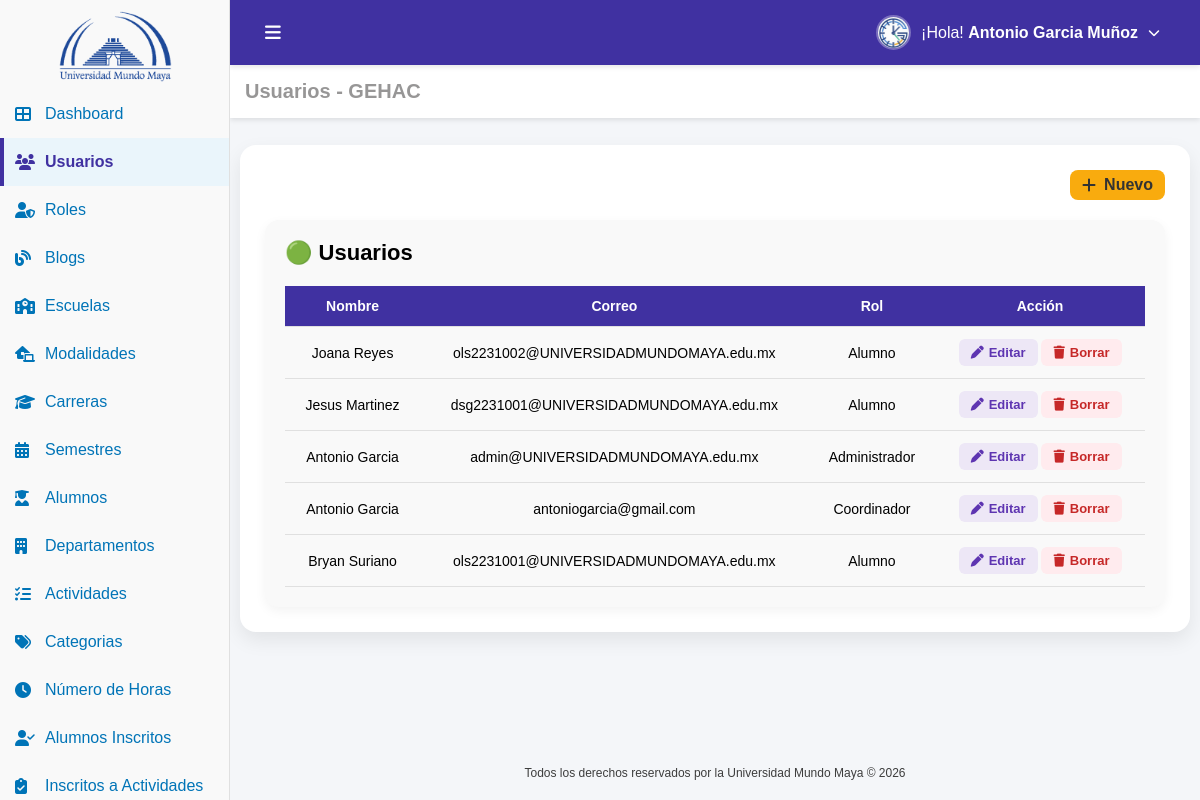
/usuarios.php (signed in), run on the app's committed database.
### tables this page shows
CREATE TABLE IF NOT EXISTS `usuario` (
  `id_usuario` int NOT NULL AUTO_INCREMENT,
  `nombre` varchar(100) NOT NULL,
  `nombre_s` varchar(100) DEFAULT NULL,
  `apellido_p` varchar(100) DEFAULT NULL,
  `apellido_m` varchar(100) DEFAULT NULL,
  `matricula` varchar(100) DEFAULT NULL,
  `estado` tinyint(1) NOT NULL DEFAULT '1',
  `correo` varchar(100) NOT NULL,
  `password` varchar(100) NOT NULL,
  `id_carrera` int DEFAULT NULL,
  `id_modalidad` int DEFAULT NULL,
  `id_rol` int DEFAULT NULL,
  `fecha_registro` datetime DEFAULT CURRENT_TIMESTAMP,
  PRIMARY KEY (`id_usuario`) USING BTREE,
  UNIQUE KEY `correo` (`correo`),
  KEY `fk_usuario_carrera` (`id_carrera`) USING BTREE,
  KEY `fk_usuario_modalidad` (`id_modalidad`) USING BTREE,
  KEY `fk_usuario_rol` (`id_rol`) USING BTREE,
  CONSTRAINT `fk_usuario_carrera` FOREIGN KEY (`id_carrera`) REFERENCES `carrera` (`id_carrera`),
  CONSTRAINT `fk_usuario_modalidad` FOREIGN KEY (`id_modalidad`) REFERENCES `modalidad` (`id_modalidad`),
  CONSTRAINT `fk_usuario_rol` FOREIGN KEY (`id_rol`) REFERENCES `rol` (`id_rol`)
);

CREATE TABLE IF NOT EXISTS `rol` (
  `id_rol` int NOT NULL AUTO_INCREMENT,
  `nombre` varchar(100) NOT NULL,
  `descripcion` varchar(250) DEFAULT NULL,
  `fecha_registro` datetime DEFAULT (now()),
  PRIMARY KEY (`id_rol`),
  UNIQUE KEY `nombre` (`nombre`)
);

### conf.php (called while the page is built, shortened)
<?php
function tiene_permiso($archivo_php, $accion = 'VER') {
    if (isset($_SESSION['permisos'][$archivo_php])) {
        return in_array($accion, $_SESSION['permisos'][$archivo_php]);
    }
    return false;
}

### auth.php (called while the page is built, shortened)
<?php
require_once('conf.php');
$id_usuario=$_SESSION['id_usuario'];
include('conexion.php');
$sql="
SELECT
u.nombre,
u.nombre_s,
u.apellido_p,
u.apellido_m,
u.correo,
u.id_rol,
u.id_carrera,
u.id_modalidad,
r.nombre AS rol
FROM usuario u
INNER JOIN rol r ON u.id_rol = r.id_rol
WHERE u.id_usuario=?
";
$stmt=$conn->prepare($sql);
$stmt->bind_param("i",$id_usuario);
$stmt->execute();
$result=$stmt->get_result();
if($result && $fila=$result->fetch_assoc()){
    $nombreCompleto=trim(
        $fila['nombre']." ".
        $fila['nombre_s']." ".
        $fila['apellido_p']." ".
        $fila['apellido_m']
    );
}else{
    $nombreCompleto="Usuario";
    $rol="Sin rol";
    $id_rol=0;
}
?>

### usuarios.php (the view, shortened to what this page needs)
<?php
include("auth.php");
include("conexion.php");
$sql = "SELECT a.id_usuario, a.nombre, a.apellido_p, a.correo,
               c.nombre AS rol
        FROM usuario a
        LEFT JOIN rol c ON a.id_rol = c.id_rol
        ORDER BY a.id_usuario DESC";
$result = $conn->query($sql);
$usuarios = [];
if($result && $result->num_rows > 0) {
    while($fila = $result->fetch_assoc()) {
        $usuarios[] = $fila;
    }
}
?>
<!DOCTYPE html>
<html lang="es">
<head>
    <link rel="stylesheet" href="css/usuarios.css">
    <link href="https://cdn.jsdelivr.net/npm/remixicon@4.5.0/fonts/remixicon.css" rel="stylesheet"/>
    <link rel="stylesheet" href="https://cdnjs.cloudflare.com/ajax/libs/font-awesome/6.5.0/css/all.min.css">
</head>
<body>
    <div class="sidebar" id="sidebar">
        <a href="dashboard.php" class="logo-link">
            <div class="logo-container">
                <img src="img/uni_4.png" alt="Logo UMMA" class="logo">
            </div>
        </a>
        <ul>
            <li>
                <a href="dashboard.php" >
                    <i class="fas fa-th-large" ></i>
                    <span> Dashboard</span>
                </a>
            </li>
            <?php if (tiene_permiso('usuarios.php', 'VER')): ?>
            <li>
                <a href="usuarios.php" class="active">
                    <i class="fas fa-users" style="color:#4031a1"></i>
                    <span>Usuarios</span>
                </a>
            </li>
            <?php endif; ?>
            <?php if (tiene_permiso('roles.php', 'VER')): ?>
            <li>
                <a href="roles.php">
                    <i class="fas fa-user-shield"></i>
                    <span>Roles</span>
                </a>
            </li>
            <?php endif; ?>
            <?php if (tiene_permiso('blogs.php', 'VER')): ?>
            <li>
                <a href="blogs.php">
                    <i class="fas fa-blog"></i>
                    <span>Blogs</span>
                </a>
            </li>
            <?php endif; ?>
            <?php if (tiene_permiso('escuelas.php', 'VER')): ?>
            <li>
                <a href="escuelas.php">
                    <i class="fas fa-school"></i>
                    <span>Escuelas</span>
                </a>
            </li>
            <?php endif; ?>
            <?php if (tiene_permiso('modalidades.php', 'VER')): ?>
            <li>
                <a href="modalidades.php">
                    <i class="fas fa-laptop-house"></i>
                    <span>Modalidades</span>
                </a>
            </li>
            <?php endif; ?>
            <?php if (tiene_permiso('carreras.php', 'VER')): ?>
            <li>
                <a href="carreras.php">
                    <i class="fas fa-graduation-cap"></i>
                    <span>Carreras</span>
                </a>
            </li>
            <?php endif; ?>
            <?php if (tiene_permiso('semestres.php', 'VER')): ?>
            <li>
                <a href="semestres.php">
                    <i class="fas fa-calendar-alt"></i>
                    <span>Semestres</span>
                </a>
            </li>
            <?php endif; ?>
            <?php if (tiene_permiso('alumnos.php', 'VER')): ?>
            <li>
                <a href="alumnos.php">
                    <i class="fas fa-user-graduate"></i>
                    <span>Alumnos</span>
                </a>
            </li>
            <?php endif; ?>
            <?php if (tiene_permiso('departamentos.php', 'VER')): ?>
            <li>
                <a href="departamentos.php">
                    <i class="fas fa-building"></i>
                    <span>Departamentos</span>
                </a>
            </li>
            <?php endif; ?>
            <?php if (tiene_permiso('actividades.php', 'VER')): ?>
            <li>
                <a href="actividades.php">
                    <i class="fas fa-tasks"></i>
                    <span>Actividades</span>
                </a>
            </li>
            <?php endif; ?>
            <?php if (tiene_permiso('categorias.php', 'VER')): ?>
            <li>
                <a href="categorias.php">
                    <i class="fas fa-tags"></i>
                    <span>Categorias</span>
                </a>
            </li>
            <?php endif; ?>
            <?php if (tiene_permiso('horas.php', 'VER')): ?>
            <li>
                <a href="horas.php">
                    <i class="fas fa-clock"></i>
                    <span>Número de Horas</span>
                </a>
            </li>
            <?php endif; ?>
            <?php if (tiene_permiso('alumnos_inscritos.php', 'VER')): ?>
            <li>
                <a href="alumnos_inscritos.php">
                    <i class="fas fa-user-check"></i>
                    <span>Alumnos Inscritos</span>
                </a>
            </li>
            <?php endif; ?>
            <?php if (tiene_permiso('inscritos_actividades.php', 'VER')): ?>
            <li>
                <a href="inscritos_actividades.php">
                    <i class="fas fa-clipboard-check"></i>
                    <span>Inscritos a Actividades</span>
                </a>
            </li>
            <?php endif; ?>
        </ul>
    </div>
    <main class="contenido">
        <header class="top-header">
            <div class="header-left">
                <button id="toggle-btn">
                    <i class="fas fa-bars"></i>
                </button>
            </div>
            <div class="header-right">
                <ul>
                    <li class="submenu">
                        <a href="#" class="submenu-toggle">
                            <img src="img/gehac.png" alt="Usuario" class="menu-avatar">
                            <span>¡Hola! <strong> <?php echo $nombreCompleto; ?></strong></span>
                            <i class="fas fa-chevron-down submenu-arrow"></i>
                        </a>
                    </li>
                </ul>
            </div>
        </header>
        <section class="dashboard-section">
            <div class="header-title">
                <h3>Usuarios - GEHAC</h3>
            </div>
        </section>
        <section class="content-wrapper">
            <div class="card">
                <div class="products-header">
                    <?php if (tiene_permiso('usuarios.php', 'CREAR')): ?>
                        <a href="usuarios_crear.php" class="btn btn-primary">
                            <i class="fas fa-plus"></i>
                            <span>Nuevo</span>
                        </a>
                    <?php endif; ?>
                </div>
                <div class="estado-section">
                        <h2 class="estado-title title-proceso">
                            🟢 Usuarios
                        </h2>
                        <table id="tablaUsuarios" class="estado-table">
                            <thead>
                                <tr>
                                    <th>Nombre</th>
                                    <th>Correo</th>
                                    <th>Rol</th>
                                    <th>Acción</th>
                                </tr>
                            </thead>
                            <tbody>
                                <?php if(!empty($usuarios)): ?>
                                    <?php foreach($usuarios as $row): ?>
                                        <tr>
                                            <td>
                                                <?= htmlspecialchars($row['nombre']) ?>
                                                <?= !empty($row['apellido_p']) ? htmlspecialchars($row['apellido_p']) : '' ?>
                                            </td>
                                            <td>
                                                <?= htmlspecialchars($row['correo']) ?>
                                            </td>
                                            <td>
                                                <?= !empty($row['rol']) ? htmlspecialchars($row['rol']) : '' ?>
                                            </td>
                                            <td>
                                                <?php $id=(int)$row['id_usuario']; ?>
                                                    <?php if (tiene_permiso('usuarios.php', 'EDITAR')): ?>
                                                        <a href="usuarios_editar.php?id=<?= $id ?>" class="btn-edit">
                                                            <i class="fas fa-pen"></i>
                                                            <span>Editar</span>
                                                        </a>
                                                    <?php endif; ?>
                                                    <?php if (tiene_permiso('usuarios.php', 'BORRAR')): ?>
                                                        <a href="usuarios_borrar.php?id=<?= $id ?>"
                                                        class="btn-delete"
                                                        onclick="return confirm('¿Eliminar el Usuario: <?= htmlspecialchars($row['nombre']) ?>?')">
                                                            <i class="fas fa-trash"></i>
                                                            <span>Borrar</span>
                                                        </a>
                                                    <?php endif; ?>
                                            </td>
                                        </tr>
                                    <?php endforeach; ?>
                                <?php endif; ?>
                            </tbody>
                        </table>
                    </div>
            </div>
        </section>
        <footer class="footer">
            <p class="copy">Todos los derechos reservados por la Universidad Mundo Maya © 2026</p>
        </footer>
    </main>
</body>
</html>

### css/usuarios.css (style rules this page uses)
* { margin:0; padding:0; box-sizing:border-box; }
body { font-family:Arial,sans-serif; display:flex; min-height:100vh; background:#f4f6f9; }
.sidebar { width:230px; height:100vh; position:fixed; background:#f9f9f9; color:#0074b7; padding-top:5px; overflow-y:auto; overflow-x:hidden; border-right:1px solid #e0e0e0; transition:.3s; z-index:1001; }
.logo-container { display:flex; justify-content:center; align-items:center; padding:5px 2px; }
.logo { width:120px; max-width:100%; height:auto; object-fit:contain; transition:.3s; }
.logo-link { display:block; text-decoration:none; color:inherit; }
.sidebar ul { list-style:none; }
.sidebar ul li { position:relative; }
.sidebar ul li a { display:flex; align-items:center; padding:15px; text-decoration:none; color:#0074b7; transition:.2s; }
.sidebar ul li a i { min-width:20px; margin-right:10px; color:#0074b7; }
.sidebar ul li a.active { background:#eaf5fb; color:#4031a1; font-weight:600; }
.sidebar ul li a.active::before { content:""; position:absolute; left:0; top:0; width:4px; height:100%; background:#4031a1; }
.contenido { margin-left:230px; padding-top:145px; padding-left:10px; padding-right:10px; flex:1; display:flex; flex-direction:column; min-height:100vh; transition:.3s; }
.top-header { display:flex; justify-content:space-between; align-items:center; height:65px; padding:0 25px; background:#4031a1; position:fixed; top:0; left:230px; right:0; z-index:1000; box-shadow:0 2px 5px rgba(0,0,0,.1); }
#toggle-btn { display:flex; align-items:center; justify-content:center; padding:10px; background:none; border:none; color:white; font-size:18px; cursor:pointer; transition:.3s; }
.header-left { display:flex; align-items:center; }
.header-right ul { list-style:none; }
.submenu { position:relative; }
.submenu-toggle { display:flex; align-items:center; gap:10px; padding:10px 15px; color:white; text-decoration:none; border-radius:8px; transition:.3s; }
.submenu-arrow { font-size:12px; transition:.3s; }
.menu-avatar { width:35px; height:35px; border-radius:50%; object-fit:cover; border:2px solid rgba(255,255,255,.3); transition:.3s; }
.dashboard-section { background:white; padding:15px; position:fixed; top:65px; left:230px; right:0; z-index:999; box-shadow:0 2px 5px rgba(0,0,0,.1); }
.header-title h3 { color:#797777c5; font-size:20px; }
.footer { margin-top:auto; padding:20px 30px; background:#f4f6f9; color:rgba(57,57,57,.98); font-size:12px; text-align:center; position:relative; z-index:1; }
.card { background: #fff; border-radius: 16px; padding: 25px; margin-bottom: 30px; box-shadow: 0 8px 20px rgba(0,0,0,0.08); transition: transform 0.3s, box-shadow 0.3s; }
.card .products-header { display: flex; justify-content: flex-end; align-items: center; margin-bottom: 20px; }
.card .btn-primary { display: inline-flex; align-items: center; gap: 8px; padding: 6px 12px; background: #f9ab0e; color: #333; border-radius: 8px; font-weight: 600; text-decoration: none; transition: background 0.3s, transform 0.2s; }
.card .estado-section { background: #f9f9f9; padding: 20px; border-radius: 14px; box-shadow: 0 4px 12px rgba(0,0,0,0.05); overflow-x: auto; }
.card .estado-title { font-size: 22px; font-weight: 700; margin-bottom: 20px; }
.card .estado-table { width: 100%; border-collapse: collapse; table-layout: auto; font-size: 14px; }
.card .estado-table thead { background: #4031a1; color: #fff; }
.card .estado-table th, .card .estado-table td { padding: 12px 15px; text-align: center; border-bottom: 1px solid #e0e0e0; }
.card .btn-edit, .card .btn-delete { text-decoration: none; padding: 6px 12px; border-radius: 6px; font-size: 13px; font-weight: 600; display: inline-flex; align-items: center; gap: 5px; transition: background 0.2s, transform 0.2s; }
.card .btn-edit { background: #ede7f6; color: #5e35b1; }
.card .btn-delete { background: #ffebee; color: #c62828; }

### data on the page
usuario: nombreCompleto "Antonio Garcia Muñoz", nombre "Antonio", apellido_p "Garcia", correo "admin@UNIVERSIDADMUNDOMAYA.edu.mx", id_rol.nombre "Administrador"
usuario: nombre "Joana", apellido_p "Reyes", correo "ols2231002@UNIVERSIDADMUNDOMAYA.edu.mx", id_rol.nombre "Alumno"
usuario: nombre "Jesus", apellido_p "Martinez", correo "dsg2231001@UNIVERSIDADMUNDOMAYA.edu.mx", id_rol.nombre "Alumno"
usuario: nombre "Antonio", apellido_p "Garcia", correo "antoniogarcia@gmail.com", id_rol.nombre "Coordinador"
usuario: nombre "Bryan", apellido_p "Suriano", correo "ols2231001@UNIVERSIDADMUNDOMAYA.edu.mx", id_rol.nombre "Alumno"
